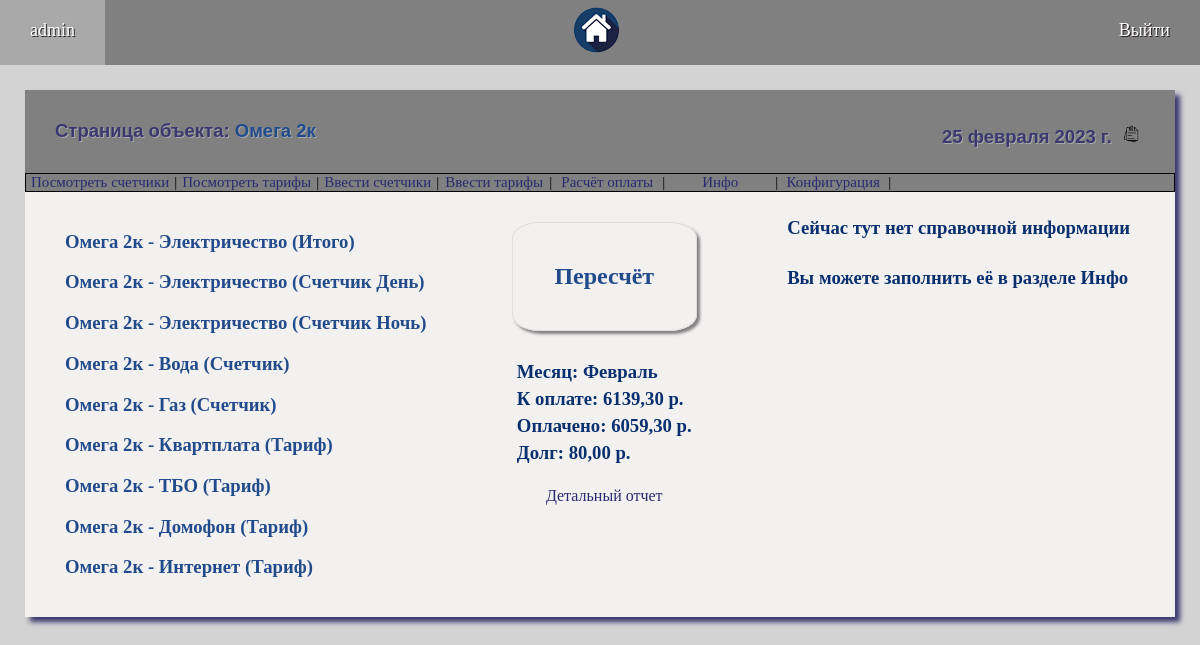
Screenshot of /app/7/ (signed in) with the database file from the repository.
### compay/models.py (models this page shows, shortened)
class Appartment(models.Model):
    NAME = 'Объекты'
    CT = [('counter', 'Счетчик'), ('tarif', 'Тариф')]
    name = models.CharField(max_length=50, unique=True, blank=False, verbose_name="Название объекта")
    adress = models.CharField(max_length=100, blank=True, verbose_name="Адрес объекта")
    created = models.DateTimeField(auto_now_add=True, verbose_name="Дата создания")
    electricity = models.BooleanField(default=False, verbose_name="Электричество")
    el_is_counter = models.CharField(choices=CT, max_length=50, default='tarif', blank=False, verbose_name="Расчет по")
    el_counter_discrete = models.BooleanField(default=False, verbose_name="Тариф зависит от потребления (Да/Нет)")
    el_night = models.BooleanField(default=False, verbose_name="Счетчик день-ночь (Да/Нет)")
    water = models.BooleanField(default=False, verbose_name="Вода")
    wat_is_counter = models.CharField(choices=CT, max_length=50, default='tarif', blank=False, verbose_name="Расчет по")
    gas = models.BooleanField(default=False, verbose_name="Газ")
    gas_is_counter = models.CharField(choices=CT, max_length=50, default='tarif', blank=False, verbose_name="Расчет по")
    kv = models.BooleanField(default=False, verbose_name="Квартплата")
    tbo = models.BooleanField(default=False, verbose_name="ТБО")
    domofon = models.BooleanField(default=False, verbose_name="Домофон")
    inet = models.BooleanField(default=False, verbose_name="Интернет")
    other = models.BooleanField(default=False, verbose_name="Другой платеж")
    class Meta:
        verbose_name = 'Объект'
        verbose_name_plural = 'Обьекты'
        ordering = ['name']
    def __str__(self):
        return self.name

class Item(models.Model):
    LST = [('electricity', 'Электричество'), ('water', 'Вода'), ('gas', 'Газ'), ('kv', 'Квартплата'),
           ('tbo', 'ТБО'), ('domofon', 'Домофон'), ('inet', 'Интернет'), ('other', 'Другой вид оплаты')]
    CT = [('counter', 'Счетчик'), ('tarif', 'Тариф'), ('day', 'Счетчик День'),
          ('night', 'Счетчик Ночь'), ('total', 'Итого')]
    item_name = models.CharField(choices=LST, max_length=50, blank=False, verbose_name="Предмет расчета")
    is_counter = models.CharField(choices=CT, max_length=50, default='tarif', blank=False, verbose_name="Расчет")
    created = models.DateTimeField(auto_now_add=True, verbose_name="Дата создания")
    app = models.ForeignKey('Appartment', on_delete=models.CASCADE, verbose_name="Объект")
    class Meta:
        verbose_name = 'Конфигурация для расчета'
        verbose_name_plural = 'Конфигурации для расчета'
        ordering = ['id']
    def __str__(self):
        for k, v in self.LST:
            if k == self.item_name:
                name = v
        return str(self.app) + ' - ' + name + " (" + str(self.get_is_counter_display()) + ')'

class PaySummary(models.Model):
    NAME = 'Суммарный расчет'
    topay = models.FloatField(default=0, verbose_name='К оплате')
    payed = models.FloatField(default=0, verbose_name='Оплачено')
    debt = models.FloatField(default=0, verbose_name='Долг по месяцу')
    debt_summary = models.FloatField(default=0, verbose_name='Долг итоговый')
    debt_sum_before = models.FloatField(default=0, verbose_name='Долг предыдущий')
    month = models.CharField(max_length=2, choices=MONTHES, verbose_name='Месяц расчета')
    created = models.DateTimeField(auto_now_add=True, verbose_name="Дата создания")
    updated = models.DateTimeField(auto_now=True, verbose_name="Дата изменения")
    comment = models.TextField(blank=True, verbose_name='Заметки')
    app = models.ForeignKey('Appartment', on_delete=models.CASCADE, verbose_name="Имя объекта")
    class Meta:
        verbose_name = 'Суммарный расчет'
        verbose_name_plural = 'Суммарный расчет'
        ordering = ['created']

### compay/views.py (the view)
# urls.py: path('app/<int:app_selected>/', app, name='app'),
@login_required
def app(request, app_selected):
    global msgs, month, date
    clean_msgs('Pay-Enter')
    create_items_for_app(app_selected)
    obj = ''
    try:
        pay_sum = PaySummary.objects.filter(app=app_selected, month=date.month).first()
    except:
        pass
    if not pay_sum:
        pay_sum = PaySummary(app_id=app_selected, month=date.month)
        btn = 'Расчёт'
    else:
        btn = 'Пересчёт'
    if request.method == 'GET':
        try:
            c = request.GET['count']
        except:
            c = None
        if c:
            pay_sum.topay, pay_selected = check_and_calculation(app_selected, date.month)
            pay_sum.payed, pay_sum.debt = count_payed_and_debts(app_selected, date.month)
            pay_sum.save()
        else:
            pay_selected = 0
    else:
        pay_selected = 0
    items = Item.objects.filter(app_id=app_selected)
    ap = Appartment.objects.get(pk=app_selected)
    if not items:
        obj = f'В конфигурации для {ap.name} не выбраны виды оплаты'
    info_list = Info.objects.filter(app=ap).order_by('-created')[:4]
    if len(info_list) == 0:
        info_list = ['Сейчас тут нет справочной информации', 'Вы можете заполнить её в разделе Инфо']
    submenu = [{"title": "Посмотреть счетчики", 'url_name': 'counters', 'app_selected': app_selected},
               {"title": "Посмотреть тарифы", 'url_name': 'tarifs', 'app_selected': app_selected},
               {"title": "Ввести счетчики", 'url_name': 'enter_counters', 'app_selected': app_selected},
               {"title": "Ввести тарифы", 'url_name': 'enter_tarifs', 'app_selected': app_selected},
               {"title": "Расчёт оплаты", 'url_name': 'pay', 'app_selected': app_selected},
               {"title": "    Инфо    ", 'url_name': 'info', 'app_selected': app_selected},
               {"title": "Конфигурация", 'url_name': 'config_app', 'app_selected': app_selected}]
    context = {'title': 'Страница объекта: ', 'menu': menu, 'submenu': submenu, 'msgs': msgs, 'date': date,
               'ap': ap, 'obj': obj, 'items': items, 'app_selected': app_selected, 'pay_selected': pay_selected,
               'info_list': info_list, 'pay_sum': pay_sum, 'btn': btn}
    return render(request, 'compay/app.html', context)

### compay/views.py (called while the page is built)
def clean_msgs(msg_to_clean=None):
    global msgs
    msgs_clean_list = ['Error']
    msgs_clean_list.append(msg_to_clean)
    for i in range(3):
        for msg in msgs:
            if msg['description'] in msgs_clean_list:
                msgs.remove(msg)

### compay/templates/compay/app.html (shortened to what this page needs)
{% extends 'compay/base.html' %}
{% load static %}
{% block content %}
<div class="main">
	<div class="title">
		<div>{{ title }} <a href="{% url 'home' %}" class="links">{{ ap.name }}</a></div>
		<div>{{ date }} <a href="{% url 'home' %}"><img class="icon_img" src="{% static 'compay/images/docs.png' %}" alt="No picture"></a></div>
	</div>
	<div class="submenu">
		{% for s in submenu %}
				<a href="{% url s.url_name s.app_selected %}" class="submenu_link">{{s.title}}</a> |
		{% endfor %}
	</div>
	<div class="window">
		<div class="block">
		{% for item in items %}
			<h3><a href="{% url 'item' item.app_id item.id %}" class="links">{{ item }}</a></h3>
		{% endfor %}
		</div>
		<div class="wrapper">
			<a href="?count=yes" class="big_btn" method="get">
				<h2 class="text">{{ btn }}</h2>
			</a>
			<h3 class="text c">Месяц: {{ date|date:'F' }} </h3>
			<h3 class="text c">К оплате: {{ pay_sum.topay|floatformat:2 }} р.</h3>
			<h3 class="text c">Оплачено: {{ pay_sum.payed|floatformat:2 }} р.</h3>
			<h3 class="text c">Долг: {{ pay_sum.debt|floatformat:2 }} р.</h3><br>
			<a href="{% url 'pay' ap.pk pay_selected %}" class="submenu_link">Детальный отчет</a>
		</div>
		<div class="block">
			{% for info in info_list %}
            <h3 class="text c">{{ info }}</h3>
            <br>
        	{% endfor %}
		</div>
	</div>
</div>
{% endblock %}

### compay/templates/compay/base.html (shortened to what this page needs)
<!DOCTYPE html>
<html>
{% load static %}
<head>
	<link type="text/css" href="{% static 'compay/css/styles.css' %}" rel="stylesheet" />
</head>
<body>
{% block mainmenu %}
		<div class="menu">
		{% if request.user.is_authenticated %}
			<a href="{% url 'home' %}" class="menu_link">{{ user.username }}</a>
			<a href="{% url 'home' %}" class="menu_link_img"><img src="{% static 'compay/images/dom.png' %}" alt="Logo"></a>
			<a href="{% url 'logout' %}" class="menu_link">Выйти</a>
		{% else %}
			<p><br></p>
			<!-- <a href="{% url 'register' %}" class="menu_link">Регистрация</a>
			<a href="{% url 'login' %}" class="menu_link">Войти</a> -->
		{% endif %}
		</div>
{% endblock mainmenu %}
<div class="content">
{% block content %}
{% endblock %}
</div>
</body>
</html>

### compay/static/compay/css/styles.css (style rules this page uses)
html, body { background-color: lightgrey; margin: 0; }
.content { padding: 25px; }
.title { display: flex; justify-content: space-between; font-family: 'Arial'; font-size: 18.5px; color: #3b386f; background-color: grey; padding: 30px 30px 25px 30px; margin: 0px; text-shadow: 1px 1px darkgrey; font-weight: bold; }
.menu { display: flex; justify-content: space-between; background-color: grey; font-size:18px; padding: 0px; }
.menu_link_img { padding: 5px 30px; }
.menu_link { color: white; text-decoration: none; text-shadow: 1px 1px #292222; padding: 20px 30px; }
.submenu { display: flex; background-color: grey; font-size:15px; padding: 0px; border: solid 1px black; }
.submenu_link { display: block; min-width: 100px; margin: 0 5px; color: #292a6f; text-decoration: none; text-align: center; }
.links { text-decoration: none; color: #224b8c; transition: font-size 0.2s; }
.main { background-color: #f3f0f0; box-shadow: 5px 5px 5px #3b386f; }
.window { display: flex; justify-content: space-between; padding: 0px 40px 20px 40px; }
.icon_img { margin: 5px 5px 0px 5px; height: 18px; width: 18px; }
.wrapper { padding: 10px 40px; }
.big_btn { display: block; color: #224b8c; text-decoration: None; padding: 35px 35px; justify-content: center; text-align: center; margin-bottom: 30px; border: 1px solid #e2dddd; border-radius: 15% 15%; box-shadow: 3px 3px 3px grey; transition: box-shadow 0.2s linear; transition: transform 0.1s linear; }
.block { max-width: 400px; min-width: 250px; }
.text { margin: 5px; }
.c { color: #08306f; }

### rows the page displays
Appartment: name "Омега 2к"
Item: item_name+app+is_counter "Омега 2к - Электричество (Итого)"
Item: item_name+app+is_counter "Омега 2к - Электричество (Счетчик День)"
Item: item_name+app+is_counter "Омега 2к - Электричество (Счетчик Ночь)"
Item: item_name+app+is_counter "Омега 2к - Вода (Счетчик)"
Item: item_name+app+is_counter "Омега 2к - Газ (Счетчик)"
Item: item_name+app+is_counter "Омега 2к - Квартплата (Тариф)"
Item: item_name+app+is_counter "Омега 2к - ТБО (Тариф)"
Item: item_name+app+is_counter "Омега 2к - Домофон (Тариф)"
Item: item_name+app+is_counter "Омега 2к - Интернет (Тариф)"
PaySummary: topay "6139,30", payed "6059,30", debt "80,00"

### other values shown
{{ user.username }} "admin"
{{ title }} "Страница объекта:"
{{ date }} "25 февраля 2023 г."
{{ s.title }} "Посмотреть счетчики" "Посмотреть тарифы" "Ввести счетчики" "Ввести тарифы" "Расчёт оплаты" "Инфо" "Конфигурация"
{{ btn }} "Пересчёт"
{{ date|date:'F' }} "Февраль"
{{ info }} "Сейчас тут нет справочной информации" "Вы можете заполнить её в разделе Инфо"
